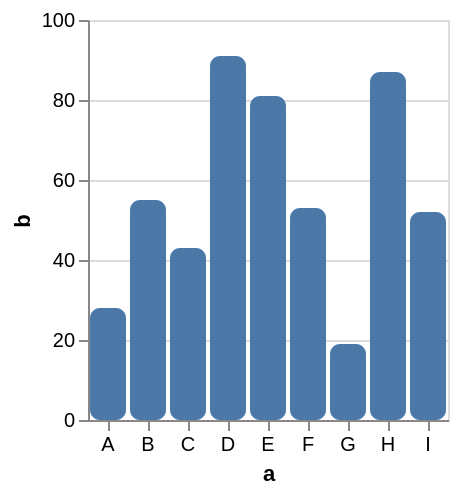

Here is the Vega-Lite specification saved for this chart:
### Vega specification from a JSON file in a GitHub repository (floating-point values rounded to 4 significant figures)
{"$schema": "https://vega.github.io/schema/vega/v5.json", "description": "A simple bar chart with embedded data.", "background": "white", "padding": 5, "height": 200, "style": "cell", "data": [{"name": "source_0", "values": [{"a": "A", "b": 28}, {"a": "B", "b": 55}, {"a": "C", "b": 43}, {"a": "D", "b": 91}, {"a": "E", "b": 81}, {"a": "F", "b": 53}, {"a": "G", "b": 19}, {"a": "H", "b": 87}, {"a": "I", "b": 52}]}, {"name": "data_0", "source": "source_0", "transform": [{"type": "stack", "groupby": ["a"], "field": "b", "sort": {"field": [], "order": []}, "as": ["b_start", "b_end"], "offset": "zero"}, {"type": "filter", "expr": "isValid(datum[\"b\"]) && isFinite(+datum[\"b\"])"}]}], "signals": [{"name": "x_step", "value": 20}, {"name": "width", "update": "bandspace(domain('x').length, 0.1, 0.05) * x_step"}, {"name": "cornerRadius", "value": 5}], "marks": [{"type": "group", "from": {"facet": {"data": "data_0", "name": "stack_group_main", "groupby": ["a"], "aggregate": {"fields": ["b_start", "b_start", "b_end", "b_end"], "ops": ["min", "max", "min", "max"]}}}, "encode": {"update": {"x": {"scale": "x", "field": "a"}, "width": {"scale": "x", "band": 1}, "y": {"signal": "min(scale('y',datum[\"min_b_start\"]),scale('y',datum[\"max_b_start\"]),scale('y',datum[\"min_b_end\"]),scale('y',datum[\"max_b_end\"]))"}, "y2": {"signal": "max(scale('y',datum[\"min_b_start\"]),scale('y',datum[\"max_b_start\"]),scale('y',datum[\"min_b_end\"]),scale('y',datum[\"max_b_end\"]))"}, "clip": {"value": true}, "cornerRadius": {"signal": "cornerRadius"}}}, "marks": [{"type": "group", "encode": {"update": {"y": {"field": {"group": "y"}, "mult": -1}, "width": {"field": {"group": "width"}}}}, "marks": [{"name": "marks", "type": "rect", "style": ["bar"], "from": {"data": "stack_group_main"}, "encode": {"update": {"fill": {"value": "#4c78a8"}, "ariaRoleDescription": {"value": "bar"}, "description": {"signal": "\"a: \" + (isValid(datum[\"a\"]) ? datum[\"a\"] : \"\"+datum[\"a\"]) + \"; b: \" + (format(datum[\"b\"], \"\"))"}, "width": {"field": {"group": "width"}}, "y": {"scale": "y", "field": "b_end"}, "y2": {"scale": "y", "field": "b_start"}}}}]}]}], "scales": [{"name": "x", "type": "band", "domain": {"data": "data_0", "field": "a", "sort": true}, "range": {"step": {"signal": "x_step"}}, "paddingInner": 0.1, "paddingOuter": 0.05}, {"name": "y", "type": "linear", "domain": {"data": "data_0", "fields": ["b_start", "b_end"]}, "range": [{"signal": "height"}, 0], "nice": true, "zero": true}], "axes": [{"scale": "y", "orient": "left", "gridScale": "x", "grid": true, "tickCount": {"signal": "ceil(height/40)"}, "domain": false, "labels": false, "aria": false, "maxExtent": 0, "minExtent": 0, "ticks": false, "zindex": 0}, {"scale": "x", "orient": "bottom", "grid": false, "title": "a", "labelAngle": 0, "labelBaseline": "top", "zindex": 0}, {"scale": "y", "orient": "left", "grid": false, "title": "b", "labelOverlap": true, "tickCount": {"signal": "ceil(height/40)"}, "zindex": 0}]}
